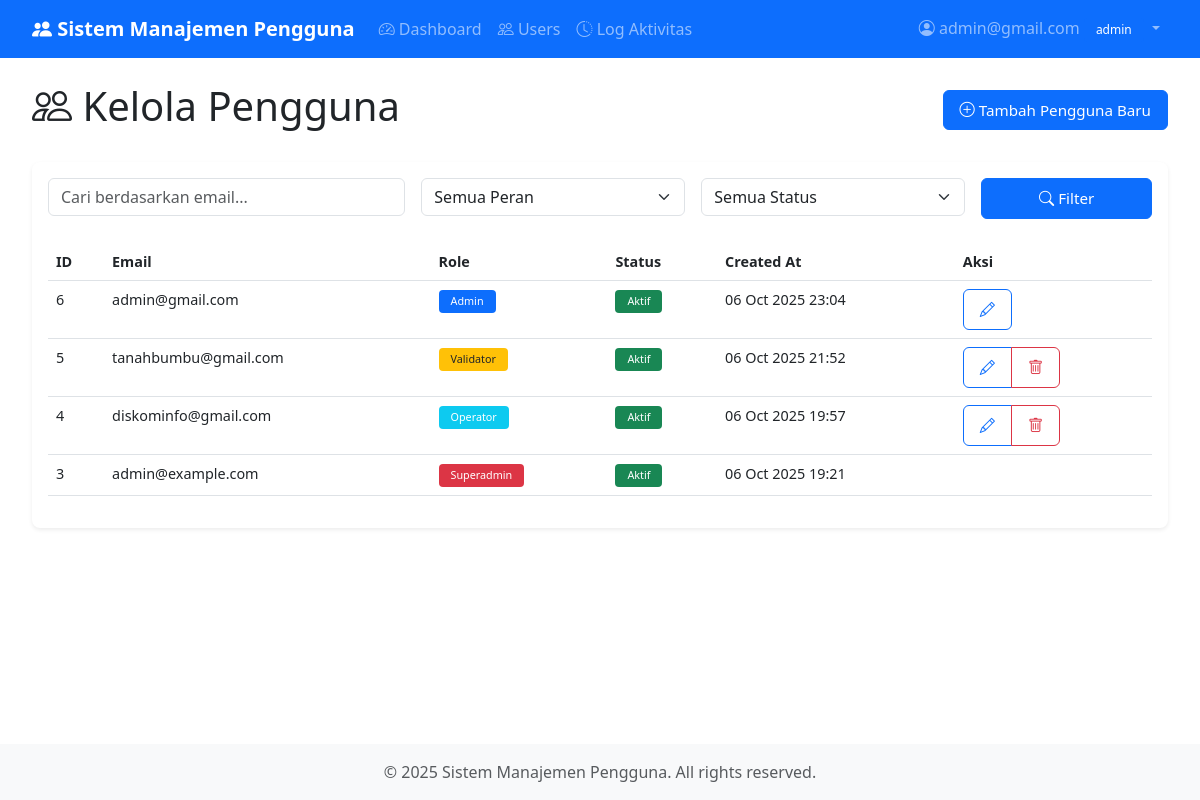
The page /users/index.php (signed in) on the database its author committed.
### tables this page shows
CREATE TABLE `users` (
  `user_id` int NOT NULL AUTO_INCREMENT,
  `email` varchar(255) DEFAULT NULL,
  `password_hash` varchar(255) DEFAULT NULL,
  `role` enum('superadmin','admin','operator','validator') DEFAULT NULL,
  `is_active` tinyint(1) DEFAULT NULL,
  `created_at` datetime DEFAULT NULL,
  `updated_at` datetime DEFAULT NULL,
  PRIMARY KEY (`user_id`),
  UNIQUE KEY `email` (`email`)
);

### includes/auth.php (called while the page is built, shortened)
<?php
function isLoggedIn() {
    return isset($_SESSION['user_id']);
}
function getCurrentUser($pdo) {
    $stmt = $pdo->prepare("SELECT * FROM users WHERE user_id = ?");
    $stmt->execute([$_SESSION['user_id']]);
    return $stmt->fetch();
}

### includes/functions.php (called while the page is built, shortened)
<?php
function sanitize($data) {
    return htmlspecialchars($data, ENT_QUOTES, 'UTF-8');
}
function hasPermission($userRole, $action) {
    $permissions = [
        'superadmin' => ['view', 'create', 'edit', 'delete', 'view_logs', 'manage_superadmin', 'manage_users'],
        'admin' => ['view', 'create', 'edit', 'delete', 'view_logs', 'manage_users'],
        'operator' => ['view', 'edit'],
        'validator' => ['view']
    ];
    return in_array($action, $permissions[$userRole] ?? []);
}
function formatDate($datetime) {
    return date('d M Y H:i', strtotime($datetime));
}
function getRoleBadgeClass($role) {
    $colors = [
        'superadmin' => 'bg-danger',
        'admin' => 'bg-primary',
        'operator' => 'bg-info',
        'validator' => 'bg-warning text-dark'
    ];
    return $colors[$role] ?? 'bg-secondary';
}

### users/index.php (the view, shortened to what this page needs)
<?php
require_once __DIR__ . '/../includes/header.php';
$search = '';
$page = 1;
$perPage = 20;
$offset = ($page - 1) * $perPage;
$where = [];
$params = [];
$whereClause = !empty($where) ? 'WHERE ' . implode(' AND ', $where) : '';
$stmt = $pdo->prepare("SELECT * FROM users $whereClause ORDER BY created_at DESC LIMIT ? OFFSET ?");
$stmt->execute([...$params, $perPage, $offset]);
$users = $stmt->fetchAll();
?>
<div class="row">
    <div class="col-12">
        <div class="d-flex justify-content-between align-items-center mb-4">
            <h1><i class="bi bi-people"></i> Kelola Pengguna</h1>
            <?php if (hasPermission($currentUser['role'], 'create')): ?>
            <a href="<?php echo APP_URL; ?>/users/create.php" class="btn btn-primary">
                <i class="bi bi-plus-circle"></i> Tambah Pengguna Baru
            </a>
            <?php endif; ?>
        </div>
    </div>
</div>
<div class="card">
    <div class="card-body">
        <form method="GET" class="row g-3 mb-4">
            <div class="col-12 col-md-4">
                <input type="text" class="form-control" name="search" placeholder="Cari berdasarkan email..."
                       value="<?php echo sanitize($search); ?>">
            </div>
            <div class="col-12 col-md-3">
                <select class="form-select" name="role">
                    <option value="">Semua Peran</option>
                </select>
            </div>
            <div class="col-12 col-md-3">
                <select class="form-select" name="status">
                    <option value="">Semua Status</option>
                </select>
            </div>
            <div class="col-12 col-md-2">
                <button type="submit" class="btn btn-primary w-100">
                    <i class="bi bi-search"></i> Filter
                </button>
            </div>
        </form>
        <div class="table-responsive">
            <table class="table table-hover">
                <thead>
                    <tr>
                        <th>ID</th>
                        <th>Email</th>
                        <th>Role</th>
                        <th>Status</th>
                        <th>Created At</th>
                        <th>Aksi</th>
                    </tr>
                </thead>
                <tbody>
                    <?php if (empty($users)): ?>
                    <tr>
                        <td colspan="6" class="text-center text-muted">Tidak ada pengguna ditemukan.</td>
                    </tr>
                    <?php else: ?>
                    <?php foreach ($users as $user): ?>
                    <tr>
                        <td><?php echo $user['user_id']; ?></td>
                        <td><?php echo sanitize($user['email']); ?></td>
                        <td>
                            <span class="badge <?php echo getRoleBadgeClass($user['role']); ?> text-capitalize">
                                <?php echo sanitize($user['role']); ?>
                            </span>
                        </td>
                        <td>
                            <?php if ($user['is_active']): ?>
                            <span class="badge bg-success">Aktif</span>
                            <?php else: ?>
                            <span class="badge bg-danger">Nonaktif</span>
                            <?php endif; ?>
                        </td>
                        <td><?php echo formatDate($user['created_at']); ?></td>
                        <td>
                            <div class="btn-group btn-group-sm" role="group">
                                <?php if (hasPermission($currentUser['role'], 'edit')): ?>
                                <?php if ($user['role'] !== 'superadmin' || hasPermission($currentUser['role'], 'manage_superadmin')): ?>
                                <a href="<?php echo APP_URL; ?>/users/edit.php?id=<?php echo $user['user_id']; ?>"
                                   class="btn btn-outline-primary">
                                    <i class="bi bi-pencil"></i>
                                </a>
                                <?php endif; ?>
                                <?php endif; ?>
                                <?php if (hasPermission($currentUser['role'], 'delete') && $user['user_id'] != $currentUser['user_id']): ?>
                                <?php if ($user['role'] !== 'superadmin' || hasPermission($currentUser['role'], 'manage_superadmin')): ?>
                                <button type="button" class="btn btn-outline-danger"
                                        onclick="confirmDelete(<?php echo $user['user_id']; ?>, '<?php echo sanitize($user['email']); ?>')">
                                    <i class="bi bi-trash"></i>
                                </button>
                                <?php endif; ?>
                                <?php endif; ?>
                            </div>
                        </td>
                    </tr>
                    <?php endforeach; ?>
                    <?php endif; ?>
                </tbody>
            </table>
        </div>
    </div>
</div>
<?php require_once __DIR__ . '/../includes/footer.php'; ?>

### includes/header.php (shortened to what this page needs)
<?php
require_once __DIR__ . '/functions.php';
require_once __DIR__ . '/auth.php';
$currentUser = getCurrentUser($pdo);
?>
<!DOCTYPE html>
<html lang="id">
<head>
    <link href="https://cdn.jsdelivr.net/npm/bootstrap@5.3.0/dist/css/bootstrap.min.css" rel="stylesheet">
    <link rel="stylesheet" href="https://cdn.jsdelivr.net/npm/bootstrap-icons@1.10.5/font/bootstrap-icons.css">
    <link href="https://cdn.jsdelivr.net/npm/sweetalert2@11.7.32/dist/sweetalert2.min.css" rel="stylesheet">
    <link rel="stylesheet" href="<?php echo APP_URL; ?>/assets/css/style.css">
</head>
<body>
    <?php if (isLoggedIn()): ?>
    <nav class="navbar navbar-expand-lg navbar-dark bg-primary">
        <div class="container-fluid">
            <a class="navbar-brand" href="<?php echo APP_URL; ?>/dashboard.php">
                <i class="bi bi-people-fill"></i> <?php echo APP_NAME; ?>
            </a>
            <div class="collapse navbar-collapse" id="navbarNav">
                <ul class="navbar-nav me-auto">
                    <li class="nav-item">
                        <a class="nav-link" href="<?php echo APP_URL; ?>/dashboard.php">
                            <i class="bi bi-speedometer2"></i> Dashboard
                        </a>
                    </li>
                    <?php if (hasPermission($currentUser['role'], 'view')): ?>
                    <li class="nav-item">
                        <a class="nav-link" href="<?php echo APP_URL; ?>/users/index.php">
                            <i class="bi bi-people"></i> Users
                        </a>
                    </li>
                    <?php endif; ?>
                    <?php if (hasPermission($currentUser['role'], 'view_logs')): ?>
                    <li class="nav-item">
                        <a class="nav-link" href="<?php echo APP_URL; ?>/logs/index.php">
                            <i class="bi bi-clock-history"></i> Log Aktivitas
                        </a>
                    </li>
                    <?php endif; ?>
                </ul>
                <ul class="navbar-nav">
                    <li class="nav-item dropdown">
                        <a class="nav-link dropdown-toggle" href="#" id="userDropdown" role="button" data-bs-toggle="dropdown">
                            <i class="bi bi-person-circle"></i> <?php echo sanitize($currentUser['email']); ?>
                            <span class="badge <?php echo getRoleBadgeClass($currentUser['role']); ?>"><?php echo sanitize($currentUser['role']); ?></span>
                        </a>
                    </li>
                </ul>
            </div>
        </div>
    </nav>
    <?php endif; ?>
    <div class="<?php echo isLoggedIn() ? 'container-fluid mt-4' : 'container'; ?>">

### assets/css/style.css (style rules this page uses)
:root { --primary-color: #0d6efd; --secondary-color: #6c757d; --success-color: #198754; --danger-color: #dc3545; --warning-color: #ffc107; --info-color: #0dcaf0; }
body { min-height: 100vh; display: flex; flex-direction: column; font-family: 'Segoe UI', Tahoma, Geneva, Verdana, sans-serif; }
.container-fluid { flex: 1; }
.navbar-brand { font-weight: 600; }
.card { box-shadow: 0 0.125rem 0.25rem rgba(0, 0, 0, 0.075); border: none; border-radius: 0.5rem; transition: transform 0.2s, box-shadow 0.2s; }
.btn { border-radius: 0.375rem; padding: 0.5rem 1rem; font-weight: 500; transition: all 0.2s; }
.table { font-size: 0.95rem; }
.table thead { background-color: #f8f9fa; }
.badge { padding: 0.375rem 0.75rem; font-weight: 500; border-radius: 0.25rem; }
.bg-primary { background-color: #0d6efd !important; }
.bg-success { background-color: #198754 !important; }
.bg-warning { background-color: #ffc107 !important; }
.bg-info { background-color: #0dcaf0 !important; }
@media (min-width: 576px) and (max-width: 1279.98px) { .container-fluid { padding-left: 2rem; padding-right: 2rem; } }
@media (min-width: 576px) and (max-width: 1279.98px) { .card { margin-bottom: 1.5rem; } }
@media (min-width: 576px) and (max-width: 1279.98px) { .table { font-size: 0.9rem; } }
@media (min-width: 576px) and (max-width: 1279.98px) { .btn { padding: 0.5rem 1rem; font-size: 0.95rem; } }

### rows shown on the page
users: email "admin@gmail.com", role "admin", user_id "6", role "Admin", is_active "Aktif", created_at "06 Oct 2025 23:04"
users: user_id "5", email "tanahbumbu@gmail.com", role "Validator", is_active "Aktif", created_at "06 Oct 2025 21:52"
users: user_id "4", email "diskominfo@gmail.com", role "Operator", is_active "Aktif", created_at "06 Oct 2025 19:57"
users: user_id "3", email "admin@example.com", role "Superadmin", is_active "Aktif", created_at "06 Oct 2025 19:21"

### other values the page prints
APP_NAME "Sistem Manajemen Pengguna"
